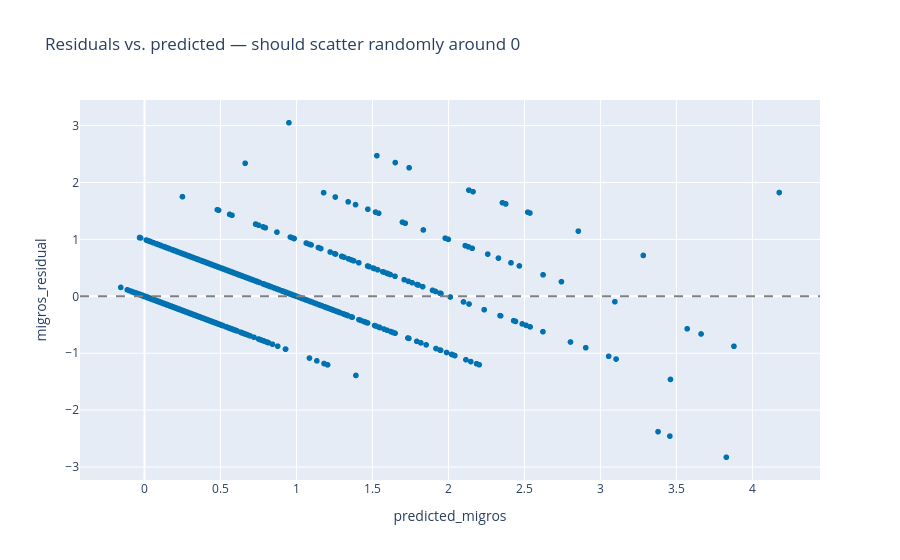

Notebook cell for this chart:
### Code cell
fig = px.scatter(
    df, x="predicted_migros", y="migros_residual",
    color_discrete_sequence=["#0072B2"],
    title="Residuals vs. predicted — should scatter randomly around 0",
)
fig.add_hline(y=0, line_dash="dash", line_color="gray")
fig.show()

### Figure 1 — Plotly figure (JSON) as saved in the notebook; plotly's stock layout.template omitted (floating-point values rounded to 4 significant figures; data arrays with more than 128 entries replaced by an {"elided": "..."} marker saying what was removed)
{"data": [{"hovertemplate": "predicted_migros=%{x}<br>migros_residual=%{y}<extra></extra>", "legendgroup": "", "marker": {"color": "#0072B2", "symbol": "circle"}, "mode": "markers", "name": "", "showlegend": false, "type": "scattergl", "x": {"elided": "3187 float values"}, "xaxis": "x", "y": {"elided": "3187 float values"}, "yaxis": "y"}], "layout": {"legend": {"tracegroupgap": 0}, "shapes": [{"line": {"color": "gray", "dash": "dash"}, "type": "line", "x0": 0, "x1": 1, "xref": "x domain", "y0": 0, "y1": 0, "yref": "y"}], "title": {"text": "Residuals vs. predicted — should scatter randomly around 0"}, "xaxis": {"anchor": "y", "domain": [0, 1], "title": {"text": "predicted_migros"}}, "yaxis": {"anchor": "x", "domain": [0, 1], "title": {"text": "migros_residual"}}}}
